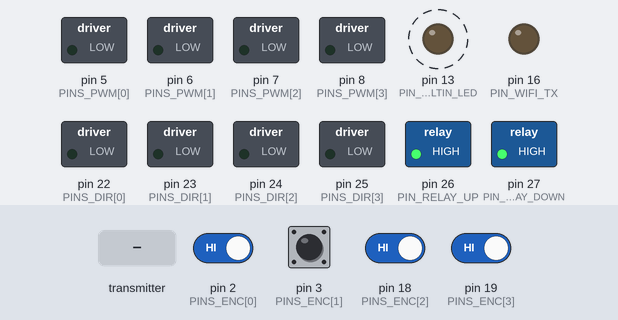
Simulated run of this sketch. Board: Arduino Mega 2560, built with avr-gcc and run on an emulated ATmega2560. Shown: switched loads named in the sketch (green lamp = pin HIGH), output pins drawn as LEDs (lit = HIGH). Dashed ring = blinking. The inputs (shaded band) are chosen by the test bench; at power-on: pin 2 (PINS_ENC[0]), pin 3 (PINS_ENC[1]), pin 18 (PINS_ENC[2]), pin 19 (PINS_ENC[3]) HIGH. No radio packets arrive unless stated.

Above: at 1.06 s.
1.3 s: pin 2 (PINS_ENC[0]) driven LOW
At 1.44 s:
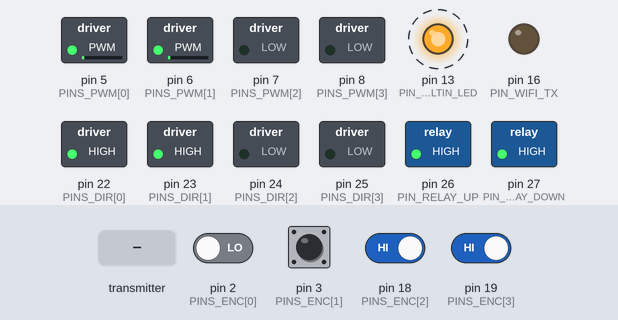
4.3 s: pin 18 (PINS_ENC[2]) driven LOW
At 4.44 s:
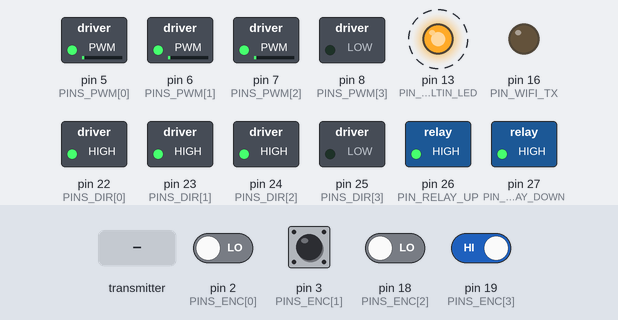
7.3 s: pin 19 (PINS_ENC[3]) driven LOW
At 7.44 s:
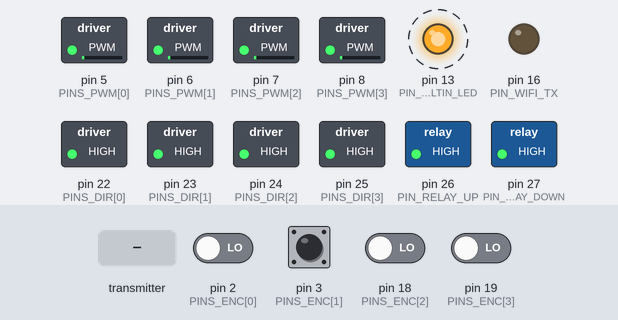
10.3 s: the transmitter starts sending data.1 = -100
At 10.44 s:
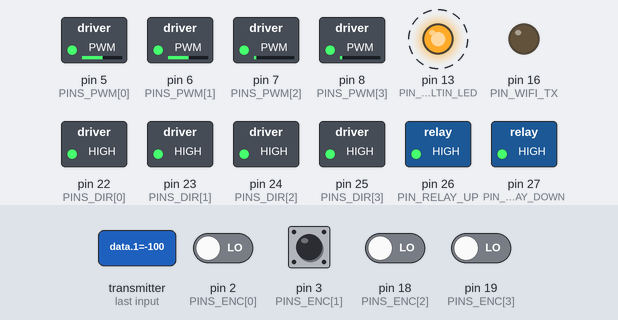
13.3 s: the transmitter starts sending data.2 = -100
At 13.44 s:
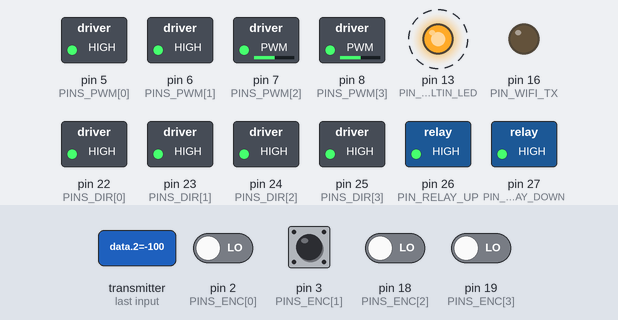
16.3 s: the transmitter starts sending data.1 = 100
At 16.44 s:
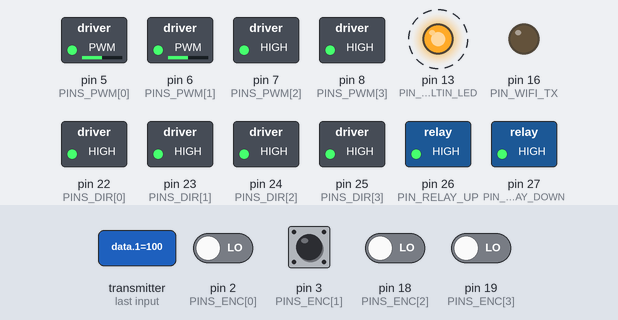
Timing chart, 0 to 20.3 s (numbered marks = the images above; inputs shaded):
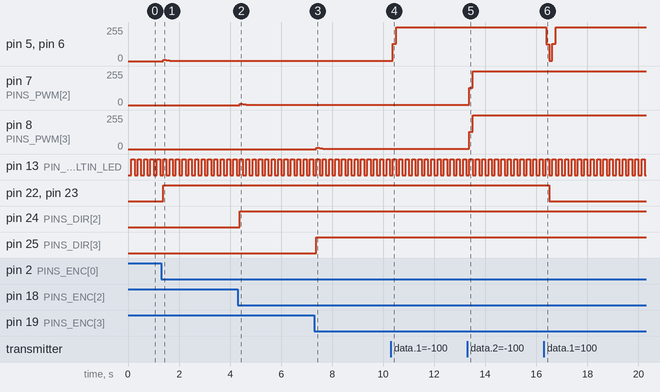

The sketch:

MotorControlWireless.ino
```cpp
// MotorControlWireless.ino
// Revised: 12/08/2019
// Device: Arduino MEGA 2560

// Library Imports
#include <TimerOne.h>
#include <TimerThree.h>
#include <SPI.h>
#include <RF24.h>
#include <nRF24L01.h>

// Pin Definitions
const byte PINS_ENC[] = {2, 3, 18, 19};   // motor optical encoder inputs [1, 2, 3, 4]
const byte PINS_PWM[] = {5, 6, 7, 8};     // motor driver pwm outputs [1, 2, 3, 4]
const byte PINS_DIR[] = {22, 23, 24, 25}; // motor driver direction outputs [1, 2, 3, 4]
const byte PIN_WIFI_TX = 16;              // ESP8266 transmit
const byte PIN_WIFI_RX = 17;              // ESP8266 receive
const byte PIN_RELAY_UP = 26;             // linear actuator relay expansion output 1
const byte PIN_RELAY_DOWN = 27;           // linear actuator relay contraction output 2
const byte PIN_LIMIT_UP = 28;             // linear actuator expansion limit switch input
const byte PIN_LIMIT_DOWN = A0;//29;           // linear actuator contraction limit switch input
const byte PIN_BUILTIN_LED = 13;

// PID Gains
const float KP[] = {10.0, 10.0, 10.0, 10.0}; // proportional gains [1, 2, 3, 4]
const float KI[] = {2.0, 2.0, 2.0, 2.0}; // integral gains [1, 2, 3, 4]
const float KD[] = {-2.5, -2.5, -2.5, -2.5}; // derivative gains [1, 2, 3, 4]

// Setpoints
volatile float setpoints[] = {0.0, 0.0, 0.0, 0.0};  // motor speed setpoints [1, 2, 3, 4] (ticks)

// PID Calculation Storage Variables
bool is_negative[] = {false, false, false, false};
float err_sum[] = {0.0, 0.0, 0.0, 0.0};             // error accumulation for integral control
float err_prev[] = {0.0, 0.0, 0.0, 0.0};            // error from previous time step for derivative control

// PID Control Efforts
int16_t u[] = {0, 0, 0, 0};
const int SLEW_LIMIT_UPPER = 128;
const int SLEW_LIMIT_LOWER = -1 * SLEW_LIMIT_UPPER;

// PID Integral Windup Clamping Bounds
const int ERR_SUM_MAX = 100;  // error accumulation upper bound
const int ERR_SUM_MIN = -100; // error accumulation lower bound

// Sampling Period
const long T_SAMP = 125000L;  // PID update interval (us)

// Encoder Counters
volatile unsigned short enc_count[] = {0, 0, 0, 0};

// Linear Actuator Timeout Fault
const unsigned int T_FAULT = 10000000;  // linear actuator fault timeout period (us)
bool timeout = false;

// Action Update Flags
volatile byte flags = 0x00;     // flag container
const byte FLAG_TIMER1 = 0;     // flag for Timer 1 expiration
const byte FLAG_PLOW_UP = 1;    // flag for plow raising command
const byte FLAG_PLOW_DOWN = 2;  // flag for plow lowering command

// Serial Baud Rate
const long BAUD = 19200L;

// Serial Constants
const byte LF = 0x0a;
const byte CR = 0x0d;

// Serial Buffer
volatile char serial_data[255];
volatile byte serial_count = 0;

// LED Toggle State;
bool led_on = false;

// Startup Delay Buffer
const short T_STARTUP_BUFF = 4000;  // startup delay (us)

// Radio Pins
const byte PIN_CE = 11;
const byte PIN_CSN = 12;

// Radio Routing
RF24 radio(PIN_CE, PIN_CSN);
int8_t data[3];
const byte CH = 80;
const uint64_t PIPE = 0xE8E8F0F0E1LL;
bool data_received = false;

void setup() {
  // Set up motor pin directions.
  for(byte i = 0; i < 4; i++) {
    pinMode(PINS_ENC[i], INPUT);  // set encoder pin 'i' as input
    pinMode(PINS_PWM[i], OUTPUT); // set pwm pin 'i' as output
    pinMode(PINS_DIR[i], OUTPUT); // set direction pin 'i' as output
  }

  // Set up serial pin directions.
  pinMode(PIN_WIFI_TX, OUTPUT); // set TX2 pin as output
  pinMode(PIN_WIFI_RX, INPUT);  // set RX2 pin as input

  // Set up linear actuator pin directions.
  pinMode(PIN_RELAY_UP, OUTPUT);    // set plow raising relay as output
  pinMode(PIN_RELAY_DOWN, OUTPUT);  // set plow lowering relay as output
  pinMode(PIN_LIMIT_UP, INPUT);     // set plow expansion limit switch as input
  pinMode(PIN_LIMIT_DOWN, INPUT_PULLUP);  // set plow contraction limit switch as input

  // Set up built-in LED pin direction.
  pinMode(PIN_BUILTIN_LED, OUTPUT);

  // Initialize outputs.
  for(int i = 0; i < 4; i++) {
    digitalWrite(PINS_PWM[i], LOW);
    digitalWrite(PINS_DIR[i], LOW);
  }
  digitalWrite(PIN_RELAY_UP, HIGH);
  digitalWrite(PIN_RELAY_DOWN, HIGH);
  digitalWrite(PIN_BUILTIN_LED, LOW);

  // Initialize radio.
  radio.begin();
  radio.setChannel(CH);
  radio.openReadingPipe(1, PIPE);
  radio.startListening();

  // Disable interrupts while setting up interrupts.
  noInterrupts();

  // Set up encoder interrupts.
  attachInterrupt(digitalPinToInterrupt(PINS_ENC[0]), encoder1ISR, CHANGE); // attach ISR to encoder 1
  attachInterrupt(digitalPinToInterrupt(PINS_ENC[1]), encoder2ISR, CHANGE); // attach ISR to encoder 2
  attachInterrupt(digitalPinToInterrupt(PINS_ENC[2]), encoder3ISR, CHANGE); // attach ISR to encoder 3
  attachInterrupt(digitalPinToInterrupt(PINS_ENC[3]), encoder4ISR, CHANGE); // attach ISR to encoder 4

  // Set up Timer 1 interrupt.
  Timer1.initialize(T_SAMP);
  Timer1.attachInterrupt(timer1ExpirationISR);

  // Delay startup.
  delay(T_STARTUP_BUFF);

  // Enable interrupts.
  interrupts();

  Serial.begin(BAUD);
}


void loop() {
  // Read radio.
  radioReceive();

  // Timer 1 expiration action.
  if(bitRead(flags, FLAG_TIMER1)) {
    bitClear(flags, FLAG_TIMER1);   // clear Timer 1 expiration flag
    led_on = !led_on;
    digitalWrite(PIN_BUILTIN_LED, led_on);
    updatePID();                    // update PID control
  }

  // Plow raise action.
  if(bitRead(flags, FLAG_PLOW_UP)) {
    bitClear(flags, FLAG_PLOW_UP);  // clear plow raising command flag
    forceStop();
    plowMove(true);                 // raise plow
  }

  // Plow lower action.
  if(bitRead(flags, FLAG_PLOW_DOWN)) {
    bitClear(flags, FLAG_PLOW_DOWN);  // clear plow lowering command flag
    forceStop();
    plowMove(false);                  // lower plow
  }
}


void radioReceive() {
  // Read radio if data is available.
  if(radio.available()) {
    data_received = true;
    while(radio.available()) {
      radio.read(&data, sizeof(data));
    }
//      delay(10);
  }

  // Update PID setpoints.
  if(data_received) {
    bitWrite(flags, FLAG_PLOW_DOWN, (data[0] & 0b01));
    bitWrite(flags, FLAG_PLOW_UP, (data[0] & 0b10) >> 1);
    if(!(bitRead(flags, FLAG_PLOW_DOWN) || bitRead(flags, FLAG_PLOW_UP))) {
      plowStop();
    }
    setpoints[0] = float(data[1]);
    setpoints[1] = float(data[1]);
    setpoints[2] = float(data[2]);
    setpoints[3] = float(data[2]);
  }
}


void updatePID() {
  // Declare local variables.
  long speed_curr[4];
  float err_curr[4];
  float err_diff[4];
  float up[4], ui[4], ud[4];
  int u_prev[4], slew[4];

  // Store encoder counts locally.
  speed_curr[0] = enc_count[0];
  speed_curr[1] = enc_count[0];//enc_count[1]; ENCODER BROKE
  speed_curr[2] = enc_count[2];
  speed_curr[3] = enc_count[3];

  // Reset encoder counts for next update cycle.
  resetEncoderCounts();

  for(int i = 0; i < 4; i++) {
    // Apply speed sign (positive or negative).
    if(is_negative[i]) {
      speed_curr[i] *= -1;
    }

    // Calculate current error.
    err_curr[i] = setpoints[i] - speed_curr[i];

    // Update error accumulation.
    err_sum[i] += err_curr[i];
    err_sum[i] = min(err_sum[i], ERR_SUM_MAX);  // Limit error accumulation upper bound.
    err_sum[i] = max(err_sum[i], ERR_SUM_MIN);  // Limit error accumulation lower bound.

    // Calculate error difference.
    err_diff[i] = err_curr[i] - err_prev[i];

    // Calculate PID control effort components.
    up[i] = KP[i] * err_curr[i];
    ui[i] = KI[i] * err_sum[i];
    ud[i] = KD[i] * err_diff[i];

    // Calculate net PID control effort.
    u_prev[i] = u[i];
    u[i] = int(up[i] + ui[i] + ud[i]);
    u[i] = min(u[i], 255);  // Saturate control effort at upper bound.
    u[i] = max(u[i], -255); // Saturate control effort at lower bound.

    // Limit slew rate.
    slew[i] = u[i] - u_prev[i];
    slew[i] = max(min(slew[i], SLEW_LIMIT_UPPER), SLEW_LIMIT_LOWER);
    u[i] = u_prev[i] + slew[i];

    // Store current error as previous error for next update cycle.
    err_prev[i] = err_curr[i];
  }

  // Set control efforts.
  setControlEfforts();
}

void resetEncoderCounts() {
  for(int i = 0; i < 4; i++) {
    // Set encoder counts to zero.
    enc_count[i] = 0;
  }
}

void setControlEfforts() {
  for(int i = 0; i < 4; i++) {
    // Set motor rotation direction.
    if(u[i] < 0) {
      digitalWrite(PINS_DIR[i], HIGH);
      is_negative[i] = true;
    } else {
      digitalWrite(PINS_DIR[i], LOW);
      is_negative[i] = false;
    }

    // Set motor speed magnitude
    analogWrite(PINS_PWM[i], abs(u[i]));
  }
}


void forceStop() {
  for(byte i = 0; i < 4; i++) {
    u[i] = 0;
    setpoints[i] = 0.0;
    err_sum[i] = 0.0;
    analogWrite(PINS_PWM[i], 0);
  }
}

void plowMove(bool move_up) {
  // Initialize local variables.
  byte pin_rly = (move_up ? PIN_RELAY_UP : PIN_RELAY_DOWN);
  byte pin_lim = (move_up ? PIN_LIMIT_UP : PIN_LIMIT_DOWN);

  // Start moving plow.
  if(move_up || !digitalRead(PIN_LIMIT_DOWN)) {
    digitalWrite(pin_rly, LOW);
  } else {
    plowStop();
  }
}

void plowStop() {
  digitalWrite(PIN_RELAY_DOWN, HIGH);
  digitalWrite(PIN_RELAY_UP, HIGH);
}


void serialEvent() {
  int data;

  while(Serial.available()) {
    data = Serial.read();
    if(data == LF) {
      processSerialData();
    } else {
      serial_data[serial_count] = data;
      serial_count++;
    }
  }
}

void processSerialData() {
  int temp = 0;
  byte index = 0;
  bool negative = false;

  if(serial_data[0] == '-') {
    index++;
    negative = true;
  }

  for(; index < serial_count; index++) {
    temp = (temp * 10) + serial_data[index] - 0x30;
  }
  serial_count = 0;

  if(negative) {
    setpoints[0] = float(-1 * temp);
    setpoints[1] = float(-1 * temp);
    setpoints[2] = float(-1 * temp);
    setpoints[3] = float(-1 * temp);
  } else {
    setpoints[0] = float(temp);
    setpoints[1] = float(temp);
    setpoints[2] = float(temp);
    setpoints[3] = float(temp);
  }

  if(temp == 0) {
    analogWrite(PINS_PWM[0], 0);
    analogWrite(PINS_PWM[1], 0);
    analogWrite(PINS_PWM[2], 0);
    analogWrite(PINS_PWM[3], 0);
  }
}


void encoder1ISR() {
  // Increment encoder count for encoder 1.
  enc_count[0]++;
}

void encoder2ISR() {
  // Increment encoder count for encoder 2.
  enc_count[1]++;
}

void encoder3ISR() {
  // Increment encoder count for encoder 3.
  enc_count[2]++;
}

void encoder4ISR() {
  // Increment encoder count for encoder 4.
  enc_count[3]++;
}

void timer1ExpirationISR() {
  // Set flag for timer 1 experiation.
  bitSet(flags, FLAG_TIMER1);
}

void timer3ExpirationISR() {
  // Set timeout.
  timeout = true;
}
```

Measured:
- after the input at 1.3 s, pin 5 (PINS_PWM[0]), pin 6 (PINS_PWM[1]): 0/255 → 9/255 after 0.08 s, → 4/255 0.12 s later, → 2/255 0.12 s later; pin 22 (PINS_DIR[0]), pin 23 (PINS_DIR[1]): LOW → HIGH after 0.08 s
- after the input at 4.3 s, pin 7 (PINS_PWM[2]): 0/255 → 9/255 after 0.08 s, → 4/255 0.12 s later, → 2/255 0.12 s later; pin 24 (PINS_DIR[2]): LOW → HIGH after 0.08 s
- after the input at 7.3 s, pin 8 (PINS_PWM[3]): 0/255 → 9/255 after 0.08 s, → 4/255 0.12 s later, → 2/255 0.12 s later; pin 25 (PINS_DIR[3]): LOW → HIGH after 0.08 s
- after the input at 10.3 s, pin 5 (PINS_PWM[0]), pin 6 (PINS_PWM[1]): 2/255 → 130/255 after 0.08 s, → 255/255 0.12 s later
- after the input at 13.3 s, pin 7 (PINS_PWM[2]), pin 8 (PINS_PWM[3]): 2/255 → 130/255 after 0.08 s, → 255/255 0.12 s later
- after the input at 16.3 s, pin 5 (PINS_PWM[0]), pin 6 (PINS_PWM[1]): 255/255 → 127/255 after 0.08 s, → 1/255 0.12 s later, → 129/255 0.12 s later, → 255/255 0.13 s later; pin 22 (PINS_DIR[0]), pin 23 (PINS_DIR[1]): HIGH → LOW after 0.21 s
- by itself, pin 13 (PIN_BUILTIN_LED): alternates HIGH for 0.12 s and LOW for 0.12 s
